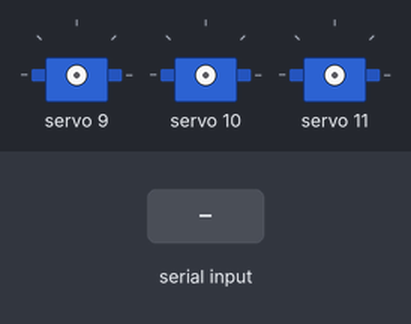
Bench run of a sketch on a simulated Arduino Uno, built with avr-gcc and run on an emulated ATmega328P. On the bench: 3 × servo. Inputs (shaded band) come from the test bench. What the sketch prints to the serial monitor is not drawn.

Above: at 1.2 s.
1.3 s: "90,45\n" received over Serial
3.8 s: "30,150\n" received over Serial
At 5.2 s:
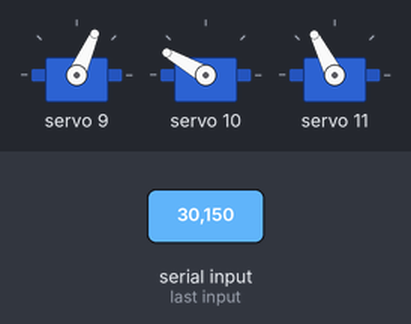
6.3 s: "90\n" received over Serial
At 9.0 s:
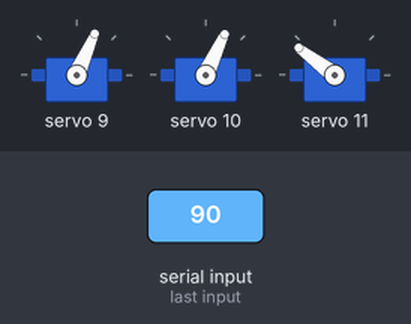
9.3 s: "200\n" received over Serial
At 12.1 s:
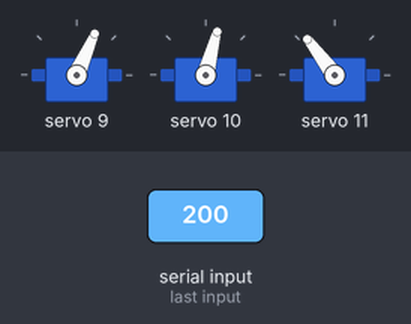
12.3 s: "1,90\n" received over Serial
At 14.0 s:
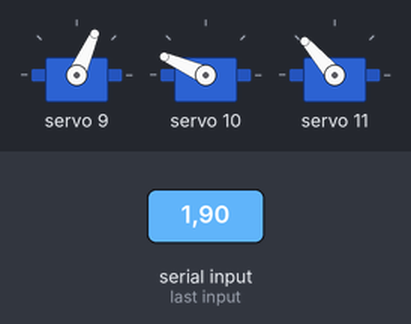
Timing chart, 0 to 15.5 s (numbered marks = the images above; inputs shaded):
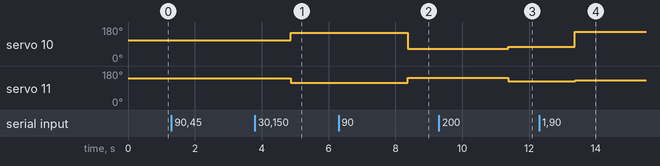

Measured:
- after the input at 3.8 s, servo 10: 109° → 150° after 1.1 s; servo 11: 141° → 117° after 1.1 s
- after the input at 6.3 s, servo 10: 150° → 65° after 2.1 s; servo 11: 117° → 143° after 2.1 s
- after the input at 9.3 s, servo 10: 65° → 75° after 2.1 s; servo 11: 143° → 127° after 2.1 s
- after the input at 12.3 s, servo 10: 75° → 156° after 1.1 s; servo 11: 127° → 131° after 1.1 s

The sketch:

20250422.ino
```cpp
#include <Servo.h>
#include <Wire.h>
#include <Adafruit_PWMServoDriver.h>
#include <math.h>

Adafruit_PWMServoDriver pwm = Adafruit_PWMServoDriver(0x40);
Adafruit_PWMServoDriver pwm2 = Adafruit_PWMServoDriver(0x41);

// Servo pin assignments
#define LEG_4_SERVO_COXA_PIN 9
#define LEG_4_SERVO_FEMUR_PIN 10
#define LEG_4_SERVO_TIBIA_PIN 11

// Leg lengths (mm)
#define L1 70   // Coxa
#define L2 120  // Femur
#define L3 193  // Tibia

// Leg 4 base position (for future use)
#define LEG_4_PELVIS_X 0
#define LEG_4_PELVIS_Y 0
#define LEG_4_PELVIS_Z 0

// Servo PWM control function (0~270deg mapped to pulse)
void motor(int Number, int Angle) {
  if (Angle > 270 || Angle < 0) {
    Angle = 135; // Neutral safety
  }
  int a = constrain(map(Angle, 0, 270, 150, 600), 150, 600);
  if (Number <= 16) {
    pwm.setPWM(Number, 0, a);
  } else {
    pwm2.setPWM(Number - 16, 0, a);
  }
}


void moveLegTo(int LegNum, float targetX, float targetY, float targetZ) {
  if (LegNum != 4) return;

  Serial.println("----- moveLegTo Debug Start -----");
  Serial.print("Input Target: X="); Serial.print(targetX);
  Serial.print(", Y="); Serial.print(targetY);
  Serial.print(", Z="); Serial.println(targetZ);

  // Z축 반전 (시뮬레이터 기준)
  float z2 = -targetZ;

  // θ₀ (Coxa 회전)
  float theta0_rad = atan2(targetX, z2);
  float theta0_deg = degrees(theta0_rad);
  Serial.print("theta0_rad: "); Serial.println(theta0_rad, 6);
  Serial.print("theta0_deg: "); Serial.println(theta0_deg, 6);

  if (theta0_deg < -90.0 || theta0_deg > 90.0) {
    Serial.println("θ0 out of range");
    return;
  }

  // 평면 거리 및 2D 변환 (coxa 기준)
  float planarDist = sqrt(targetX * targetX + z2 * z2);
  float x2d = planarDist - L1;

  // ✅ Y축 반전 (시뮬레이터와 일치)
  float y2d = -targetY;

  Serial.print("planarDist: "); Serial.println(planarDist, 6);
  Serial.print("x2d = planarDist - L1: "); Serial.println(x2d, 6);
  Serial.print("y2d: "); Serial.println(y2d, 6);

  // θ₂ 계산 (Elbow-Down)
  float d = sqrt(x2d * x2d + y2d * y2d);
  float cos_theta2 = (x2d * x2d + y2d * y2d - L2 * L2 - L3 * L3) / (2.0 * L2 * L3);
  Serial.print("raw cos_theta2: "); Serial.println(cos_theta2, 6);
  cos_theta2 = constrain(cos_theta2, -1.0, 1.0);
  float theta2_rad = -acos(cos_theta2);
  float theta2_deg = degrees(theta2_rad);
  Serial.print("theta2_rad: "); Serial.println(theta2_rad, 6);
  Serial.print("theta2_deg: "); Serial.println(theta2_deg, 6);

  // θ₁ 계산
  float k1 = L2 + L3 * cos(theta2_rad);
  float k2 = L3 * sin(theta2_rad);
  float theta1_rad = atan2(y2d, x2d) - atan2(k2, k1);
  float theta1_deg = degrees(theta1_rad);
  Serial.print("k1: "); Serial.println(k1, 6);
  Serial.print("k2: "); Serial.println(k2, 6);
  Serial.print("theta1_rad: "); Serial.println(theta1_rad, 6);
  Serial.print("theta1_deg: "); Serial.println(theta1_deg, 6);

  // 최종 각도 출력
  Serial.print("θ0 = "); Serial.print(theta0_deg, 2);
  Serial.print("°, θ1 = "); Serial.print(theta1_deg, 2);
  Serial.print("°, θ2 = "); Serial.print(theta2_deg, 2);
  Serial.println("°");

  // 서보 각도로 변환 (중립 135도 기준)
  float angle0 = constrain(theta0_deg, 0.0, 270.0);
  float angle1 = constrain(135.0 - theta1_deg, 0.0, 270.0);
  float angle2 = constrain(135.0 - theta2_deg, 0.0, 270.0);

  Serial.print("Servo angles → ");
  Serial.print("Coxa: "); Serial.print(angle0);
  Serial.print(" | Femur: "); Serial.print(angle1);
  Serial.print(" | Tibia: "); Serial.println(angle2);

  motor(LEG_4_SERVO_COXA_PIN, angle0);
  motor(LEG_4_SERVO_FEMUR_PIN, angle1);
  motor(LEG_4_SERVO_TIBIA_PIN, angle2);

  Serial.println("----- moveLegTo Debug End -----");
}


void setup() {
  Serial.begin(57600);

  pwm.begin();
  pwm2.begin();
  pwm.setPWMFreq(60);
  pwm2.setPWMFreq(60);

  Serial.println("Ready to receive XYZ coords.");
}

void loop() {
  if (Serial.available() >= 3) {
    int x = Serial.parseInt();
    int y = Serial.parseInt();
    int z = Serial.parseInt();

    Serial.print("Input: ");
    Serial.print(x); Serial.print(", ");
    Serial.print(y); Serial.print(", ");
    Serial.println(z);

    moveLegTo(4, x, y, z);
  }
}
```
